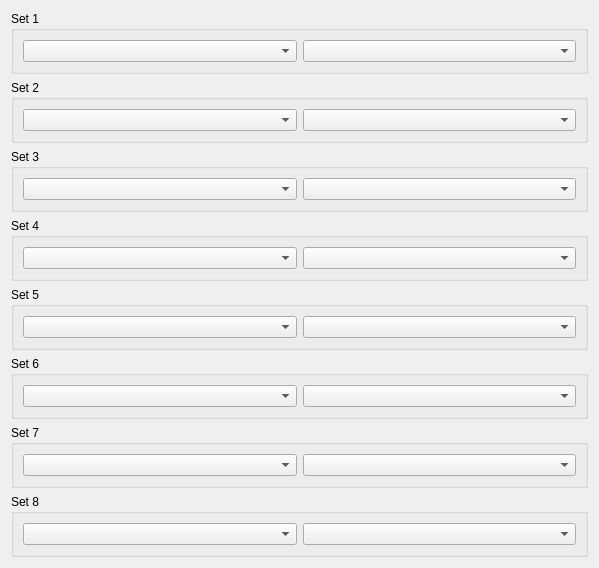
                <widget class="QWidget" name="scrollAreaWidgetContents">
                 <property name="geometry">
                  <rect>
                   <x>0</x>
                   <y>0</y>
                   <width>599</width>
                   <height>500</height>
                  </rect>
                 </property>
                 <property name="sizePolicy">
                  <sizepolicy hsizetype="Preferred" vsizetype="Expanding">
                   <horstretch>0</horstretch>
                   <verstretch>0</verstretch>
                  </sizepolicy>
                 </property>
                 <layout class="QVBoxLayout" name="verticalLayout_2">
                  <item>
                   <widget class="QGroupBox" name="groupBox_18">
                    <property name="sizePolicy">
                     <sizepolicy hsizetype="Expanding" vsizetype="Fixed">
                      <horstretch>0</horstretch>
                      <verstretch>0</verstretch>
                     </sizepolicy>
                    </property>
                    <property name="minimumSize">
                     <size>
                      <width>0</width>
                      <height>0</height>
                     </size>
                    </property>
                    <property name="title">
                     <string>Set 1</string>
                    </property>
                    <layout class="QHBoxLayout" name="horizontalLayout_4">
                     <item>
                      <widget class="QgsMapLayerComboBox" name="MLCB_LS1_event_3">
                       <property name="currentText">
                        <string extracomment="hazard raster"/>
                       </property>
                      </widget>
                     </item>
                     <item>
                      <widget class="QgsMapLayerComboBox" name="MLCB_LS1_lpol_3"/>
                     </item>
                    </layout>
                   </widget>
                  </item>
                  <item>
                   <widget class="QGroupBox" name="groupBox_19">
                    <property name="sizePolicy">
                     <sizepolicy hsizetype="Expanding" vsizetype="Fixed">
                      <horstretch>0</horstretch>
                      <verstretch>0</verstretch>
                     </sizepolicy>
                    </property>
                    <property name="minimumSize">
                     <size>
                      <width>0</width>
                      <height>0</height>
                     </size>
                    </property>
                    <property name="title">
                     <string>Set 2</string>
                    </property>
                    <layout class="QHBoxLayout" name="horizontalLayout_5">
                     <item>
                      <widget class="QgsMapLayerComboBox" name="MLCB_LS1_event_4">
                       <property name="currentText">
                        <string extracomment="hazard raster"/>
                       </property>
                      </widget>
                     </item>
                     <item>
                      <widget class="QgsMapLayerComboBox" name="MLCB_LS1_lpol_4"/>
                     </item>
                    </layout>
                   </widget>
                  </item>
                  <item>
                   <widget class="QGroupBox" name="groupBox_20">
                    <property name="sizePolicy">
                     <sizepolicy hsizetype="Expanding" vsizetype="Fixed">
                      <horstretch>0</horstretch>
                      <verstretch>0</verstretch>
                     </sizepolicy>
                    </property>
                    <property name="minimumSize">
                     <size>
                      <width>0</width>
                      <height>0</height>
                     </size>
                    </property>
                    <property name="title">
                     <string>Set 3</string>
                    </property>
                    <layout class="QHBoxLayout" name="horizontalLayout_6">
                     <item>
                      <widget class="QgsMapLayerComboBox" name="MLCB_LS1_event_5">
                       <property name="currentText">
                        <string extracomment="hazard raster"/>
                       </property>
                      </widget>
                     </item>
                     <item>
                      <widget class="QgsMapLayerComboBox" name="MLCB_LS1_lpol_5"/>
                     </item>
                    </layout>
                   </widget>
                  </item>
                  <item>
                   <widget class="QGroupBox" name="groupBox_16">
                    <property name="sizePolicy">
                     <sizepolicy hsizetype="Expanding" vsizetype="Fixed">
                      <horstretch>0</horstretch>
                      <verstretch>0</verstretch>
                     </sizepolicy>
                    </property>
                    <property name="minimumSize">
                     <size>
                      <width>0</width>
                      <height>0</height>
                     </size>
                    </property>
                    <property name="title">
                     <string>Set 4</string>
                    </property>
                    <layout class="QHBoxLayout" name="horizontalLayout_2">
                     <item>
                      <widget class="QgsMapLayerComboBox" name="MLCB_LS1_event">
                       <property name="currentText">
                        <string extracomment="hazard raster"/>
                       </property>
                      </widget>
                     </item>
                     <item>
                      <widget class="QgsMapLayerComboBox" name="MLCB_LS1_lpol"/>
                     </item>
                    </layout>
                   </widget>
                  </item>
                  <item>
                   <widget class="QGroupBox" name="groupBox_23">
                    <property name="sizePolicy">
                     <sizepolicy hsizetype="Expanding" vsizetype="Fixed">
                      <horstretch>0</horstretch>
                      <verstretch>0</verstretch>
                     </sizepolicy>
                    </property>
                    <property name="minimumSize">
                     <size>
                      <width>0</width>
                      <height>0</height>
                     </size>
                    </property>
                    <property name="title">
                     <string>Set 5</string>
                    </property>
                    <layout class="QHBoxLayout" name="horizontalLayout_8">
                     <item>
                      <widget class="QgsMapLayerComboBox" name="MLCB_LS1_event_6">
                       <property name="currentText">
                        <string extracomment="hazard raster"/>
                       </property>
                      </widget>
                     </item>
                     <item>
                      <widget class="QgsMapLayerComboBox" name="MLCB_LS1_lpol_6"/>
                     </item>
                    </layout>
                   </widget>
                  </item>
                  <item>
                   <widget class="QGroupBox" name="groupBox_24">
                    <property name="sizePolicy">
                     <sizepolicy hsizetype="Expanding" vsizetype="Fixed">
                      <horstretch>0</horstretch>
                      <verstretch>0</verstretch>
                     </sizepolicy>
                    </property>
                    <property name="minimumSize">
                     <size>
                      <width>0</width>
                      <height>0</height>
                     </size>
                    </property>
                    <property name="title">
                     <string>Set 6</string>
                    </property>
                    <layout class="QHBoxLayout" name="horizontalLayout_9">
                     <item>
                      <widget class="QgsMapLayerComboBox" name="MLCB_LS1_event_7">
                       <property name="currentText">
                        <string extracomment="hazard raster"/>
                       </property>
                      </widget>
                     </item>
                     <item>
                      <widget class="QgsMapLayerComboBox" name="MLCB_LS1_lpol_7"/>
                     </item>
                    </layout>
                   </widget>
                  </item>
                  <item>
                   <widget class="QGroupBox" name="groupBox_22">
                    <property name="sizePolicy">
                     <sizepolicy hsizetype="Expanding" vsizetype="Fixed">
                      <horstretch>0</horstretch>
                      <verstretch>0</verstretch>
                     </sizepolicy>
                    </property>
                    <property name="minimumSize">
                     <size>
                      <width>0</width>
                      <height>0</height>
                     </size>
                    </property>
                    <property name="title">
                     <string>Set 7</string>
                    </property>
                    <layout class="QHBoxLayout" name="horizontalLayout_3">
                     <item>
                      <widget class="QgsMapLayerComboBox" name="MLCB_LS1_event_2">
                       <property name="currentText">
                        <string extracomment="hazard raster"/>
                       </property>
                      </widget>
                     </item>
                     <item>
                      <widget class="QgsMapLayerComboBox" name="MLCB_LS1_lpol_2"/>
                     </item>
                    </layout>
                   </widget>
                  </item>
                  <item>
                   <widget class="QGroupBox" name="groupBox_25">
                    <property name="sizePolicy">
                     <sizepolicy hsizetype="Expanding" vsizetype="Fixed">
                      <horstretch>0</horstretch>
                      <verstretch>0</verstretch>
                     </sizepolicy>
                    </property>
                    <property name="minimumSize">
                     <size>
                      <width>0</width>
                      <height>0</height>
                     </size>
                    </property>
                    <property name="title">
                     <string>Set 8</string>
                    </property>
                    <layout class="QHBoxLayout" name="horizontalLayout_10">
                     <item>
                      <widget class="QgsMapLayerComboBox" name="MLCB_LS1_event_8">
                       <property name="currentText">
                        <string extracomment="hazard raster"/>
                       </property>
                      </widget>
                     </item>
                     <item>
                      <widget class="QgsMapLayerComboBox" name="MLCB_LS1_lpol_8"/>
                     </item>
                    </layout>
                   </widget>
                  </item>
                 </layout>
                </widget>
